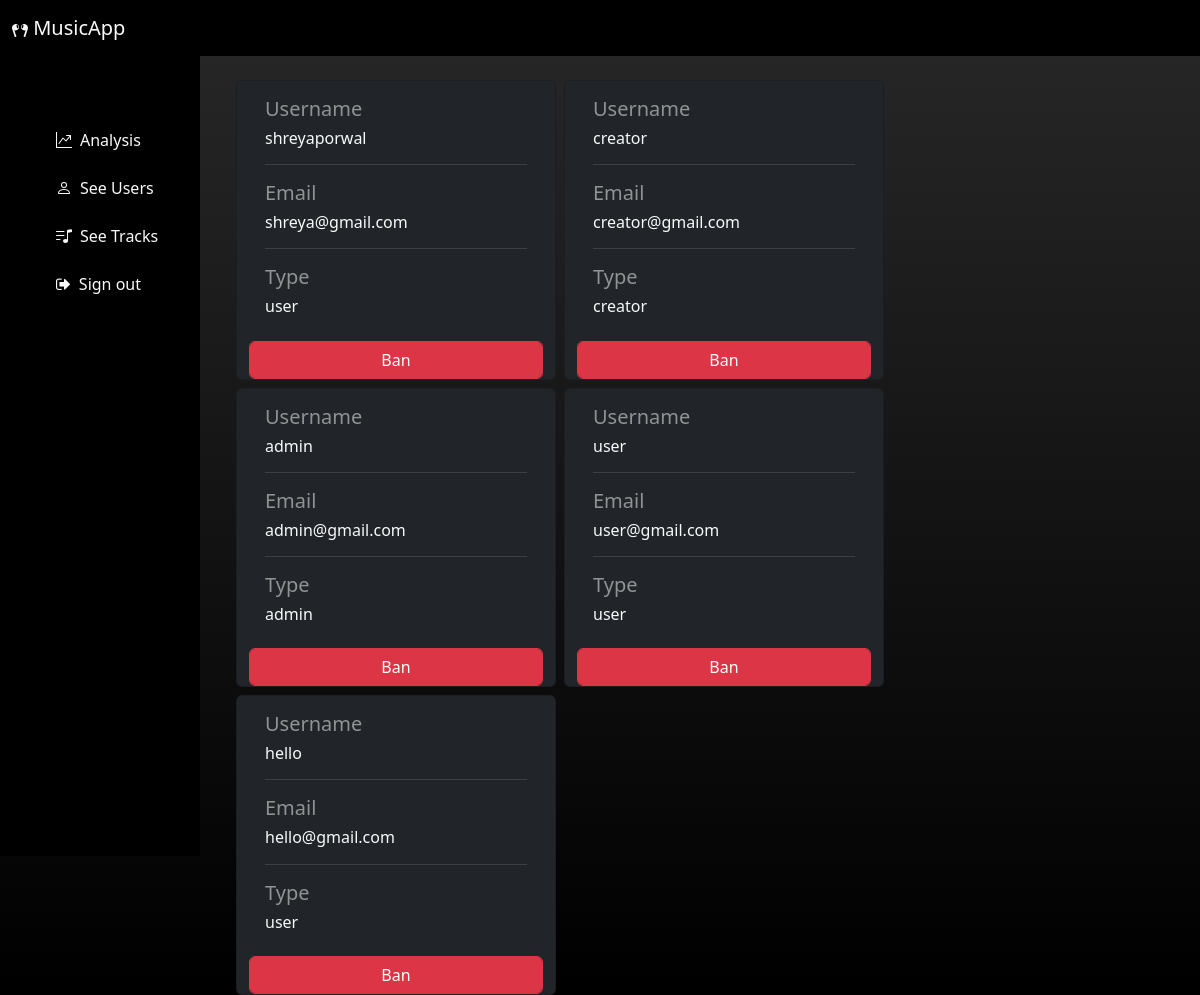
Page /users (signed in) on the earlier database version.
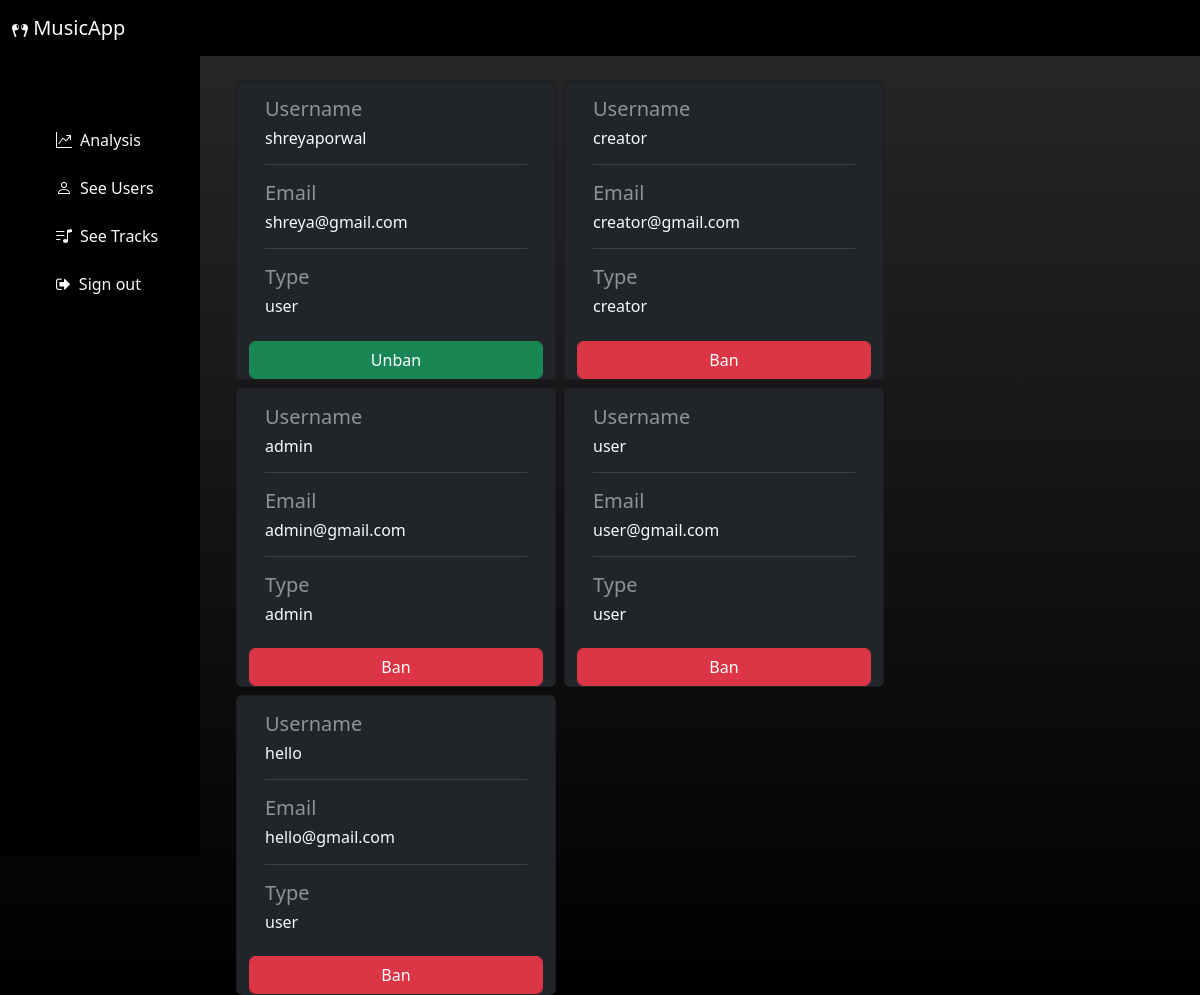
Same page on the later database version.
### models.py (models this page shows)
class User(db.Model):
    __tablename__ = 'users'
    _id = db.Column("id", db.Integer, autoincrement=True, primary_key=True)
    passhash = db.Column("passhash", db.String(512), nullable=False)
    username = db.Column("username", db.String(), unique=True, nullable=False)
    email = db.Column("email", db.String(64), unique=True, nullable=False)
    user_type = db.Column("user_type", db.String(8), nullable=False )
    ban  = db.Column("ban", db.String(), nullable=True )
    liked_songs = db.relationship('Song', secondary = user_likes_song, back_populates='liked_by')
    disliked_songs = db.relationship('Song', secondary = user_dislikes_song, back_populates='disliked_by')

### controllers.py (the view)
@app.route("/users", methods=["GET", "POST"])
@log_req
def see_users():
    users = User.query.all()
    return render_template("see_users.html", users=users)

### controllers.py (called while the page is built)
def log_req(func):
    @wraps(func)
    def inner(*args, **kwargs):
        if 'email' not in session:
            return redirect(url_for("login"))
        return func(*args, **kwargs)
    return inner

### templates/see_users.html
{% extends 'admin_dashboard.html' %}
{% block see_users %}
<div class="container row align-items-start gap-2">
    {% for user in users %}
    <div class="card bg-dark text-light" style="width: 20rem;">
        <div class="card-body text-white-50">
            <h5>Username</h5>
            <h6 class="card-title text-light">{{ user.username }}</h6><hr>
            <h5>Email</h5>
            <h6 class="card-title text-light">{{ user.email }}</h6><hr>
            <h5>Type</h5>
            <h6 class="card-title text-light">{{ user.user_type }}</h6>
        </div>
        <form action="/ban" method="post">
            {% if user.ban == 'True' %}
        <button  type="submit" name="user_id" value="{{ user._id }}" class="form-control btn btn-success">Unban</button>
        {% else %}
        <button  type="submit" name="user_id"  value="{{ user._id }}" class="form-control btn btn-danger">Ban</button>
        {% endif %}
    </form>
    </div>
    {% endfor %}
{% endblock %}

Differences in the rows shown:
changed User "shreyaporwal": ban "Ban" → "Unban"
